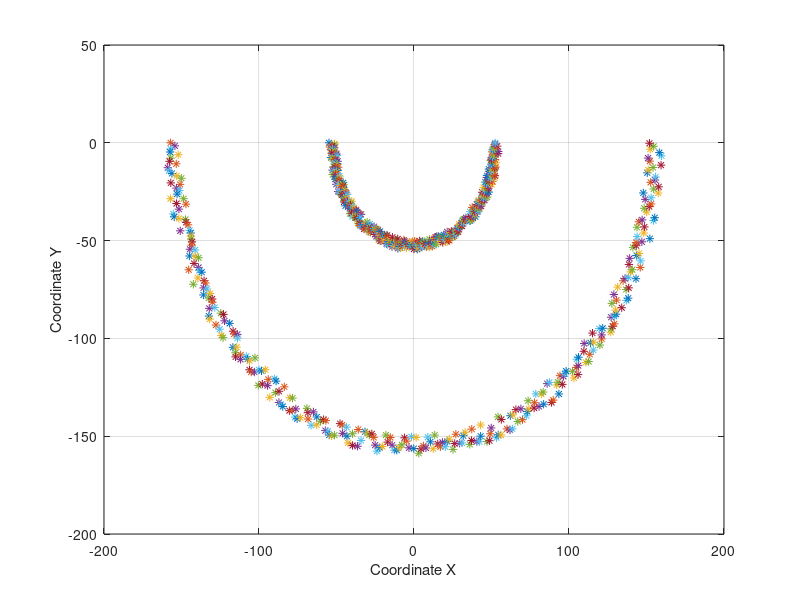

This figure's MATLAB source: (Note: this script raises an error after producing the figure.)
clear all
close all
clc

x_1 = 0;
y_1 = 0;
X = [];

for alpha = 1 * pi : 0.01 : 2 * pi
    r = rand * 5 + 50;

    x = x_1 + (r * cos(alpha));
    y = y_1 + (r * sin(alpha));

    r1 = rand * 10 + 150;

    x1 = x_1 + (r1 * cos(alpha));
    y1 = y_1 + (r1 * sin(alpha));

    X = [X; [x y]];
    X = [X; [x1 y1]];
end

figure(1)
grid on;
hold on;
box on;
xlabel('Coordinate X');
ylabel('Coordinate Y');

for i = 1 : size(X, 1)
    plot(X(i, 1), X(i, 2),'*');
end

minpts = 20;
epsln = 5;

[clust_num, core_points] = dbscan(X, epsln, minpts, 'Distance', 'euclidean');

figure(2)
gscatter(X(:,1),X(:,2),clust_num);

figure(2)
grid on;
hold on;
box on;
xlabel('Coordinate X');
ylabel('Coordinate Y');
gscatter(X(:,1),X(:,2),clust_num);
